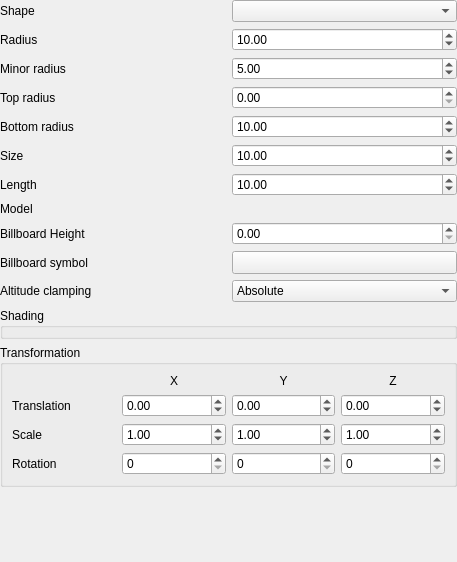
<?xml version="1.0" encoding="UTF-8"?>
<ui version="4.0">
 <class>Point3DSymbolWidget</class>
 <widget class="QWidget" name="Point3DSymbolWidget">
  <property name="geometry">
   <rect>
    <x>0</x>
    <y>0</y>
    <width>457</width>
    <height>562</height>
   </rect>
  </property>
  <property name="windowTitle">
   <string notr="true">Form</string>
  </property>
  <layout class="QFormLayout" name="formLayout">
   <property name="leftMargin">
    <number>0</number>
   </property>
   <property name="topMargin">
    <number>0</number>
   </property>
   <property name="rightMargin">
    <number>0</number>
   </property>
   <property name="bottomMargin">
    <number>0</number>
   </property>
   <item row="2" column="0" colspan="2">
    <widget class="QgsCollapsibleGroupBox" name="transformationWidget">
     <property name="title">
      <string>Transformation</string>
     </property>
     <layout class="QGridLayout" name="gridLayout">
      <item row="2" column="1">
       <widget class="QgsDoubleSpinBox" name="spinSX">
        <property name="minimum">
         <double>-99999.899999999994179</double>
        </property>
        <property name="maximum">
         <double>99999.899999999994179</double>
        </property>
        <property name="value">
         <double>1.000000000000000</double>
        </property>
       </widget>
      </item>
      <item row="1" column="3">
       <widget class="QgsDoubleSpinBox" name="spinTZ">
        <property name="minimum">
         <double>-99999.899999999994179</double>
        </property>
        <property name="maximum">
         <double>99999.899999999994179</double>
        </property>
       </widget>
      </item>
      <item row="1" column="1">
       <widget class="QgsDoubleSpinBox" name="spinTX">
        <property name="minimum">
         <double>-99999.899999999994179</double>
        </property>
        <property name="maximum">
         <double>99999.899999999994179</double>
        </property>
       </widget>
      </item>
      <item row="0" column="1">
       <widget class="QLabel" name="label_5">
        <property name="text">
         <string>X</string>
        </property>
        <property name="alignment">
         <set>Qt::AlignCenter</set>
        </property>
       </widget>
      </item>
      <item row="1" column="2">
       <widget class="QgsDoubleSpinBox" name="spinTY">
        <property name="minimum">
         <double>-99999.899999999994179</double>
        </property>
        <property name="maximum">
         <double>99999.899999999994179</double>
        </property>
       </widget>
      </item>
      <item row="3" column="1">
       <widget class="QgsDoubleSpinBox" name="spinRX">
        <property name="decimals">
         <number>0</number>
        </property>
        <property name="maximum">
         <double>360.000000000000000</double>
        </property>
       </widget>
      </item>
      <item row="2" column="2">
       <widget class="QgsDoubleSpinBox" name="spinSY">
        <property name="minimum">
         <double>-99999.899999999994179</double>
        </property>
        <property name="maximum">
         <double>99999.899999999994179</double>
        </property>
        <property name="value">
         <double>1.000000000000000</double>
        </property>
       </widget>
      </item>
      <item row="3" column="3">
       <widget class="QgsDoubleSpinBox" name="spinRZ">
        <property name="decimals">
         <number>0</number>
        </property>
        <property name="maximum">
         <double>360.000000000000000</double>
        </property>
       </widget>
      </item>
      <item row="3" column="0">
       <widget class="QLabel" name="label_4">
        <property name="text">
         <string>Rotation</string>
        </property>
       </widget>
      </item>
      <item row="3" column="2">
       <widget class="QgsDoubleSpinBox" name="spinRY">
        <property name="decimals">
         <number>0</number>
        </property>
        <property name="maximum">
         <double>360.000000000000000</double>
        </property>
       </widget>
      </item>
      <item row="0" column="2">
       <widget class="QLabel" name="label_6">
        <property name="text">
         <string>Y</string>
        </property>
        <property name="alignment">
         <set>Qt::AlignCenter</set>
        </property>
       </widget>
      </item>
      <item row="2" column="3">
       <widget class="QgsDoubleSpinBox" name="spinSZ">
        <property name="minimum">
         <double>-99999.899999999994179</double>
        </property>
        <property name="maximum">
         <double>99999.899999999994179</double>
        </property>
        <property name="value">
         <double>1.000000000000000</double>
        </property>
       </widget>
      </item>
      <item row="1" column="0">
       <widget class="QLabel" name="label_2">
        <property name="text">
         <string>Translation</string>
        </property>
       </widget>
      </item>
      <item row="2" column="0">
       <widget class="QLabel" name="label_3">
        <property name="text">
         <string>Scale</string>
        </property>
       </widget>
      </item>
      <item row="0" column="3">
       <widget class="QLabel" name="label_7">
        <property name="text">
         <string>Z</string>
        </property>
        <property name="alignment">
         <set>Qt::AlignCenter</set>
        </property>
       </widget>
      </item>
     </layout>
    </widget>
   </item>
   <item row="1" column="0" colspan="2">
    <widget class="QgsCollapsibleGroupBox" name="materialsGroupBox">
     <property name="title">
      <string>Shading</string>
     </property>
     <layout class="QGridLayout" name="shadingGroup">
      <property name="leftMargin">
       <number>0</number>
      </property>
      <property name="topMargin">
       <number>0</number>
      </property>
      <property name="rightMargin">
       <number>0</number>
      </property>
      <property name="bottomMargin">
       <number>0</number>
      </property>
      <item row="0" column="0">
       <widget class="QgsMaterialWidget" name="widgetMaterial" native="true">
        <property name="enabled">
         <bool>true</bool>
        </property>
        <property name="minimumSize">
         <size>
          <width>0</width>
          <height>0</height>
         </size>
        </property>
       </widget>
      </item>
     </layout>
    </widget>
   </item>
   <item row="0" column="0" colspan="2">
    <layout class="QGridLayout" name="gridLayout_2">
     <property name="verticalSpacing">
      <number>6</number>
     </property>
     <item row="1" column="1">
      <widget class="QgsDoubleSpinBox" name="spinRadius">
       <property name="maximum">
        <double>99999.000000000000000</double>
       </property>
       <property name="value">
        <double>10.000000000000000</double>
       </property>
      </widget>
     </item>
     <item row="10" column="1">
      <widget class="QComboBox" name="cboAltClamping">
       <item>
        <property name="text">
         <string>Absolute</string>
        </property>
       </item>
       <item>
        <property name="text">
         <string>Relative</string>
        </property>
       </item>
       <item>
        <property name="text">
         <string>Terrain</string>
        </property>
       </item>
      </widget>
     </item>
     <item row="7" column="1">
      <layout class="QHBoxLayout" name="horizontalLayout">
       <item>
        <widget class="Qgs3DModelSourceLineEdit" name="lineEditModel" native="true"/>
       </item>
      </layout>
     </item>
     <item row="1" column="0">
      <widget class="QLabel" name="labelRadius">
       <property name="text">
        <string>Radius</string>
       </property>
      </widget>
     </item>
     <item row="4" column="0">
      <widget class="QLabel" name="labelBottomRadius">
       <property name="text">
        <string>Bottom radius</string>
       </property>
      </widget>
     </item>
     <item row="5" column="1">
      <widget class="QgsDoubleSpinBox" name="spinSize">
       <property name="maximum">
        <double>99999.000000000000000</double>
       </property>
       <property name="value">
        <double>10.000000000000000</double>
       </property>
      </widget>
     </item>
     <item row="7" column="0">
      <widget class="QLabel" name="labelModel">
       <property name="text">
        <string>Model</string>
       </property>
      </widget>
     </item>
     <item row="3" column="1">
      <widget class="QgsDoubleSpinBox" name="spinTopRadius">
       <property name="maximum">
        <double>99999.000000000000000</double>
       </property>
      </widget>
     </item>
     <item row="8" column="1">
      <widget class="QgsDoubleSpinBox" name="spinBillboardHeight">
       <property name="maximum">
        <double>99999.000000000000000</double>
       </property>
      </widget>
     </item>
     <item row="9" column="0">
      <widget class="QLabel" name="labelBillboardSymbol">
       <property name="text">
        <string>Billboard symbol</string>
       </property>
      </widget>
     </item>
     <item row="2" column="1">
      <widget class="QgsDoubleSpinBox" name="spinMinorRadius">
       <property name="maximum">
        <double>99999.000000000000000</double>
       </property>
       <property name="value">
        <double>5.000000000000000</double>
       </property>
      </widget>
     </item>
     <item row="8" column="0">
      <widget class="QLabel" name="labelBillboardHeight">
       <property name="text">
        <string>Billboard Height</string>
       </property>
      </widget>
     </item>
     <item row="5" column="0">
      <widget class="QLabel" name="labelSize">
       <property name="text">
        <string>Size</string>
       </property>
      </widget>
     </item>
     <item row="9" column="1">
      <widget class="QgsSymbolButton" name="btnChangeSymbol">
       <property name="sizePolicy">
        <sizepolicy hsizetype="Preferred" vsizetype="Fixed">
         <horstretch>0</horstretch>
         <verstretch>0</verstretch>
        </sizepolicy>
       </property>
       <property name="text">
        <string/>
       </property>
      </widget>
     </item>
     <item row="2" column="0">
      <widget class="QLabel" name="labelMinorRadius">
       <property name="text">
        <string>Minor radius</string>
       </property>
      </widget>
     </item>
     <item row="0" column="1">
      <widget class="QComboBox" name="cboShape"/>
     </item>
     <item row="4" column="1">
      <widget class="QgsDoubleSpinBox" name="spinBottomRadius">
       <property name="maximum">
        <double>99999.000000000000000</double>
       </property>
       <property name="value">
        <double>10.000000000000000</double>
       </property>
      </widget>
     </item>
     <item row="3" column="0">
      <widget class="QLabel" name="labelTopRadius">
       <property name="text">
        <string>Top radius</string>
       </property>
      </widget>
     </item>
     <item row="0" column="0">
      <widget class="QLabel" name="label">
       <property name="text">
        <string>Shape</string>
       </property>
      </widget>
     </item>
     <item row="6" column="1">
      <widget class="QgsDoubleSpinBox" name="spinLength">
       <property name="maximum">
        <double>99999.000000000000000</double>
       </property>
       <property name="value">
        <double>10.000000000000000</double>
       </property>
      </widget>
     </item>
     <item row="10" column="0">
      <widget class="QLabel" name="labelAltClamping">
       <property name="text">
        <string>Altitude clamping</string>
       </property>
      </widget>
     </item>
     <item row="6" column="0">
      <widget class="QLabel" name="labelLength">
       <property name="text">
        <string>Length</string>
       </property>
      </widget>
     </item>
    </layout>
   </item>
  </layout>
 </widget>
 <customwidgets>
  <customwidget>
   <class>QgsDoubleSpinBox</class>
   <extends>QDoubleSpinBox</extends>
   <header>qgsdoublespinbox.h</header>
  </customwidget>
  <customwidget>
   <class>Qgs3DModelSourceLineEdit</class>
   <extends>QWidget</extends>
   <header>qgs3dmodelsourcelineedit.h</header>
   <container>1</container>
  </customwidget>
  <customwidget>
   <class>QgsMaterialWidget</class>
   <extends>QWidget</extends>
   <header>qgsmaterialwidget.h</header>
   <container>1</container>
  </customwidget>
  <customwidget>
   <class>QgsSymbolButton</class>
   <extends>QToolButton</extends>
   <header>qgssymbolbutton.h</header>
  </customwidget>
  <customwidget>
   <class>QgsCollapsibleGroupBox</class>
   <extends>QGroupBox</extends>
   <header>qgscollapsiblegroupbox.h</header>
   <container>1</container>
  </customwidget>
 </customwidgets>
 <tabstops>
  <tabstop>cboShape</tabstop>
  <tabstop>spinRadius</tabstop>
  <tabstop>spinMinorRadius</tabstop>
  <tabstop>spinTopRadius</tabstop>
  <tabstop>spinBottomRadius</tabstop>
  <tabstop>spinSize</tabstop>
  <tabstop>spinLength</tabstop>
  <tabstop>lineEditModel</tabstop>
  <tabstop>spinBillboardHeight</tabstop>
  <tabstop>btnChangeSymbol</tabstop>
  <tabstop>cboAltClamping</tabstop>
  <tabstop>spinTX</tabstop>
  <tabstop>spinTY</tabstop>
  <tabstop>spinTZ</tabstop>
  <tabstop>spinSX</tabstop>
  <tabstop>spinSY</tabstop>
  <tabstop>spinSZ</tabstop>
  <tabstop>spinRX</tabstop>
  <tabstop>spinRY</tabstop>
  <tabstop>spinRZ</tabstop>
 </tabstops>
 <resources/>
 <connections/>
</ui>
